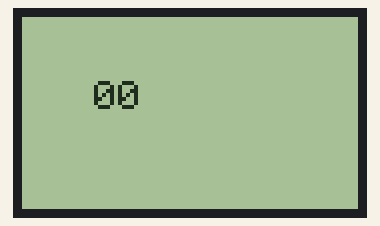
Simulated run of this sketch. Board: Arduino Uno, built with avr-gcc and run on an emulated ATmega328P. Parts: 84×48 one-colour display.

Above: at 0.1 s.
At 4.1 s:
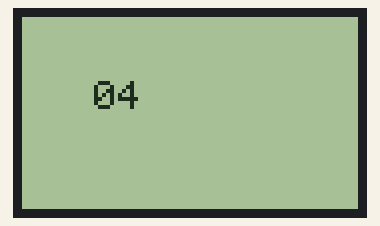
At 9.1 s:
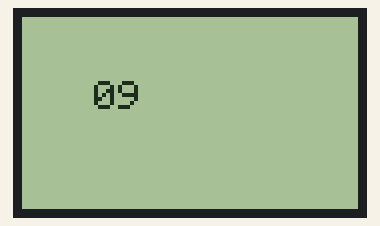
At 19.1 s:
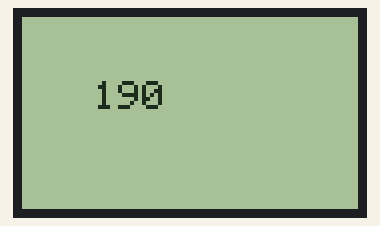
At 29.1 s:
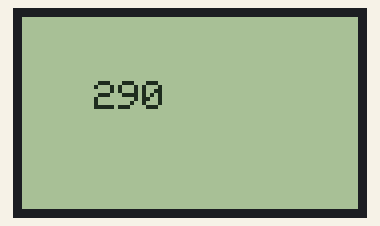
At 39.1 s:
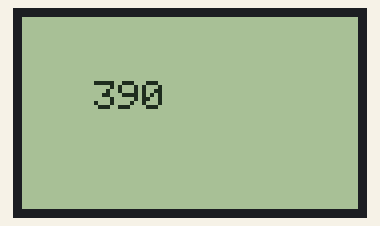

Measured:
- what the display in image 1 shows lasts 1.0 s, from 4.0 s to 5.0 s

The sketch:

SecondPrintTest.ino
```cpp
#include <Time.h>
#include <TimeLib.h>

#include <PCD8544.h>

static PCD8544 lcd;

void setup() {
  // put your setup code here, to run once:

  lcd.begin(84, 48);
  lcd.clear();
}

void loop() {
  // put your main code here, to run repeatedly:
if (second() < 10){
lcd.setCursor(18, 2);
lcd.print("0");
lcd.setCursor(24, 2);
lcd.print(second());
}
else
{
  lcd.setCursor(18, 2);
lcd.print(second());
}

}
```
